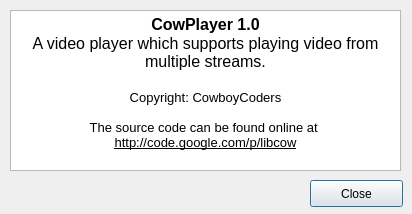
<?xml version="1.0" encoding="UTF-8"?>
<ui version="4.0">
 <class>about_dialog</class>
 <widget class="QDialog" name="about_dialog">
  <property name="geometry">
   <rect>
    <x>0</x>
    <y>0</y>
    <width>412</width>
    <height>214</height>
   </rect>
  </property>
  <property name="sizePolicy">
   <sizepolicy hsizetype="Maximum" vsizetype="Maximum">
    <horstretch>0</horstretch>
    <verstretch>0</verstretch>
   </sizepolicy>
  </property>
  <property name="minimumSize">
   <size>
    <width>412</width>
    <height>214</height>
   </size>
  </property>
  <property name="maximumSize">
   <size>
    <width>412</width>
    <height>214</height>
   </size>
  </property>
  <property name="windowTitle">
   <string>About CowPlayer</string>
  </property>
  <widget class="QTextBrowser" name="text_browser_">
   <property name="geometry">
    <rect>
     <x>10</x>
     <y>10</y>
     <width>391</width>
     <height>161</height>
    </rect>
   </property>
   <property name="sizePolicy">
    <sizepolicy hsizetype="Fixed" vsizetype="Fixed">
     <horstretch>0</horstretch>
     <verstretch>0</verstretch>
    </sizepolicy>
   </property>
   <property name="minimumSize">
    <size>
     <width>391</width>
     <height>161</height>
    </size>
   </property>
   <property name="maximumSize">
    <size>
     <width>391</width>
     <height>161</height>
    </size>
   </property>
   <property name="autoFillBackground">
    <bool>false</bool>
   </property>
   <property name="html">
    <string>&lt;!DOCTYPE HTML PUBLIC &quot;-//W3C//DTD HTML 4.0//EN&quot; &quot;http://www.w3.org/TR/REC-html40/strict.dtd&quot;&gt;
&lt;html&gt;&lt;head&gt;&lt;meta name=&quot;qrichtext&quot; content=&quot;1&quot; /&gt;&lt;style type=&quot;text/css&quot;&gt;
p, li { white-space: pre-wrap; }
&lt;/style&gt;&lt;/head&gt;&lt;body style=&quot; font-family:'Sans'; font-size:10pt; font-weight:400; font-style:normal;&quot;&gt;
&lt;table border=&quot;0&quot; style=&quot;-qt-table-type: root; margin-top:4px; margin-bottom:4px; margin-left:4px; margin-right:4px;&quot;&gt;
&lt;tr&gt;
&lt;td style=&quot;border: none;&quot;&gt;
&lt;p align=&quot;center&quot; style=&quot; margin-top:0px; margin-bottom:0px; margin-left:0px; margin-right:0px; -qt-block-indent:0; text-indent:0px;&quot;&gt;&lt;span style=&quot; font-size:12pt; font-weight:600;&quot;&gt;CowPlayer 1.0&lt;/span&gt;&lt;/p&gt;
&lt;p align=&quot;center&quot; style=&quot; margin-top:0px; margin-bottom:0px; margin-left:0px; margin-right:0px; -qt-block-indent:0; text-indent:0px;&quot;&gt;&lt;span style=&quot; font-size:12pt;&quot;&gt;A video player which supports playing video from multiple streams.&lt;/span&gt;&lt;/p&gt;
&lt;p align=&quot;center&quot; style=&quot;-qt-paragraph-type:empty; margin-top:0px; margin-bottom:0px; margin-left:0px; margin-right:0px; -qt-block-indent:0; text-indent:0px; font-size:12pt;&quot;&gt;&lt;/p&gt;
&lt;p align=&quot;center&quot; style=&quot; margin-top:0px; margin-bottom:0px; margin-left:0px; margin-right:0px; -qt-block-indent:0; text-indent:0px;&quot;&gt;Copyright: CowboyCoders&lt;/p&gt;
&lt;p align=&quot;center&quot; style=&quot;-qt-paragraph-type:empty; margin-top:0px; margin-bottom:0px; margin-left:0px; margin-right:0px; -qt-block-indent:0; text-indent:0px;&quot;&gt;&lt;/p&gt;
&lt;p align=&quot;center&quot; style=&quot; margin-top:0px; margin-bottom:0px; margin-left:0px; margin-right:0px; -qt-block-indent:0; text-indent:0px;&quot;&gt;The source code can be found online at &lt;/p&gt;
&lt;p align=&quot;center&quot; style=&quot; margin-top:0px; margin-bottom:0px; margin-left:0px; margin-right:0px; -qt-block-indent:0; text-indent:0px;&quot;&gt;&lt;span style=&quot; text-decoration: underline;&quot;&gt;http://code.google.com/p/libcow&lt;/span&gt;&lt;/p&gt;&lt;/td&gt;&lt;/tr&gt;&lt;/table&gt;&lt;/body&gt;&lt;/html&gt;</string>
   </property>
  </widget>
  <widget class="QPushButton" name="close_button_">
   <property name="geometry">
    <rect>
     <x>310</x>
     <y>180</y>
     <width>93</width>
     <height>27</height>
    </rect>
   </property>
   <property name="text">
    <string>Close</string>
   </property>
  </widget>
 </widget>
 <resources/>
 <connections>
  <connection>
   <sender>close_button_</sender>
   <signal>clicked()</signal>
   <receiver>about_dialog</receiver>
   <slot>close()</slot>
   <hints>
    <hint type="sourcelabel">
     <x>356</x>
     <y>193</y>
    </hint>
    <hint type="destinationlabel">
     <x>205</x>
     <y>106</y>
    </hint>
   </hints>
  </connection>
 </connections>
</ui>
